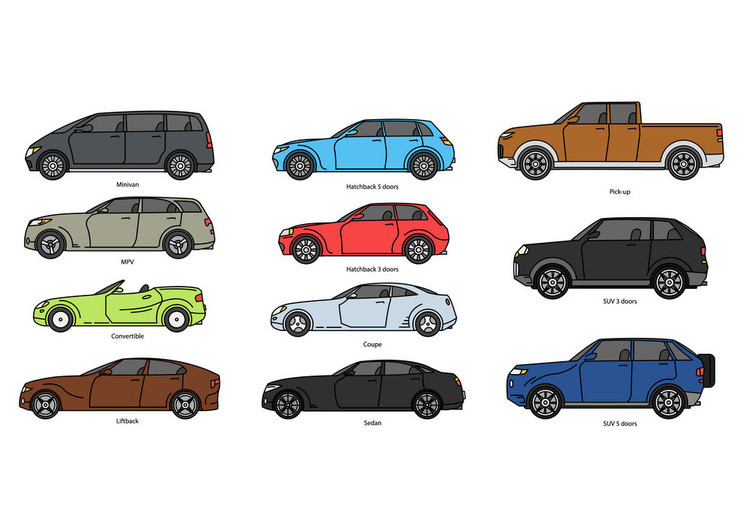
#> input picture img/car.jpg, 750 x 509 px, found by its file name
$ jupyter execute 18.ipynb
#> lines starting #> are read from the running program, lines starting #| are printed output that depends on the picture; after the words box and inside, x2 and y2 are one past the last pixel; in counts of white or black regions, pixels touching at a corner belong together
[cell 1]
import numpy as np
import matplotlib.pyplot as plt
from scipy import ndimage
from PIL import Image

[cell 2]
image = Image.open('C:/Users/ducth/Documents/hoctap/thigiacmaytinh/img/car.jpg')
#> image is the input picture: PIL image 750x509 RGB; mean R, G, B 211.4, 210.2, 209

[cell 3]
gray_image = image.convert('L')
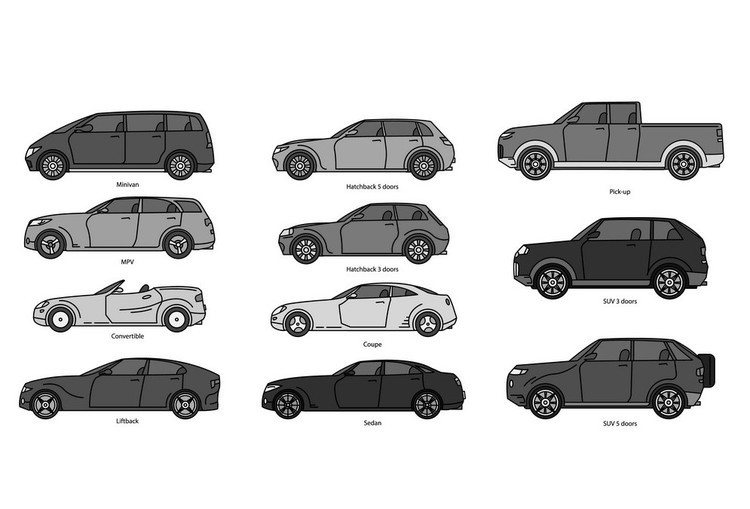
#> gray_image: PIL image 750x509 L; min 0, max 255, mean 210.4
image_array = np.array(gray_image)

[cell 4]
#chuyen sang anh nhi phan
binary_image = 1*(image_array<200)
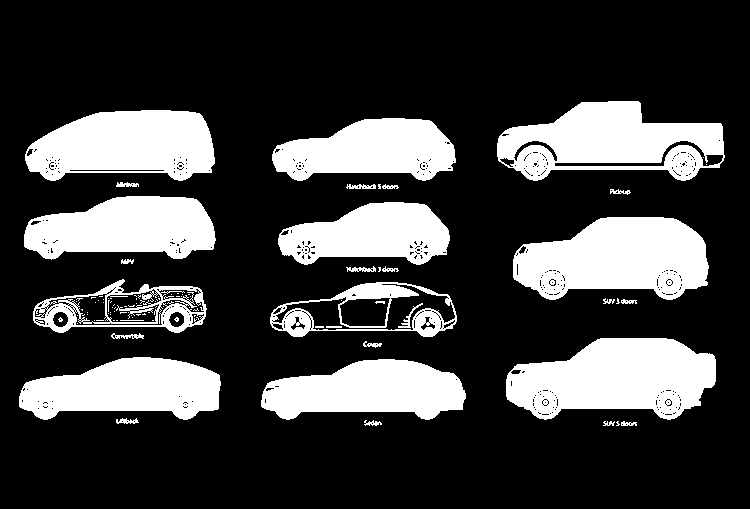
#> binary_image: shape (509, 750) int64; values 0 (black) and 1 (white), 25.1% white; 100 white regions (70 under 20 px), largest, box (x1, y1, x2, y2) and area: (506, 338, 716, 420) 12354, (513, 217, 709, 300) 11913, (497, 101, 725, 181) 11278

[cell 5]
# Danh nhan
labeled_image, num_features = ndimage.label(binary_image)
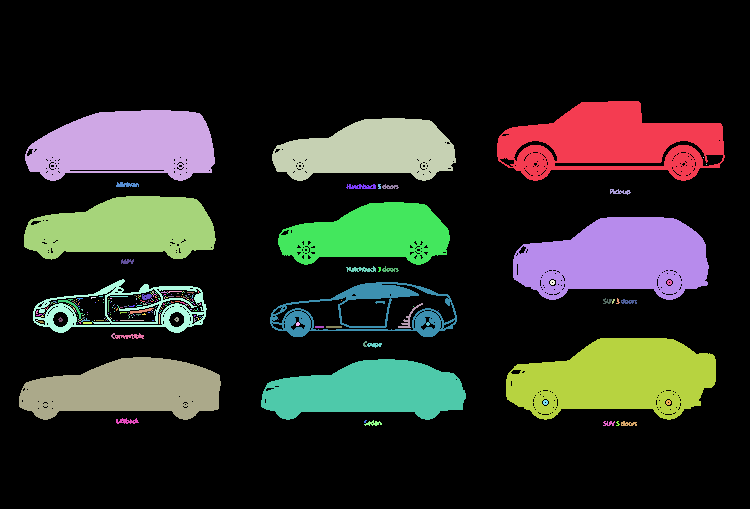
#> labeled_image: shape (509, 750) int32; 283 distinct labels, from 0 to 282; one colour per label, 0 black
#> num_features = 282

# Tao luoi subplot voi 3 dong 1 cot
fig, axs = plt.subplots(3, 1, figsize=(50, 50))

plt.subplot(3,1,1)
plt.imshow(gray_image, cmap='gray')
plt.title("Anh xam")

plt.subplot(3,1,2)
plt.imshow(binary_image, cmap='gray')
plt.title("Anh nhi phan")

plt.subplot(3,1,3)
plt.imshow(labeled_image, cmap='gray')
plt.title(f"Da danh nhan ({num_features} doi tuong)")

plt.show();
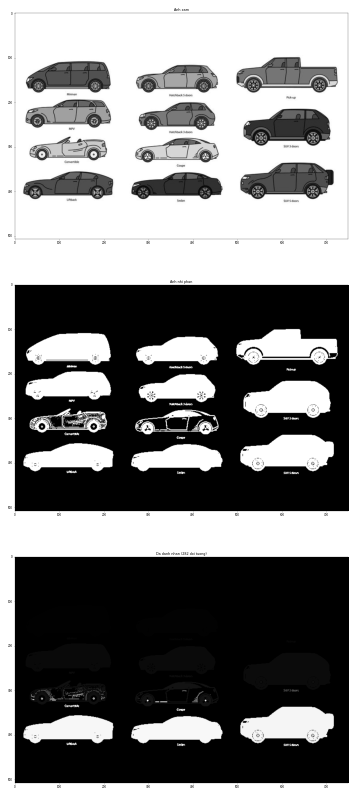
#> figure drawn by matplotlib, 3 panels

[cell 6]
# Thuc hien opening de loai bo nhieu va noi doi tuong
opened_image = ndimage.binary_opening(binary_image, structure=np.ones((5,5)))
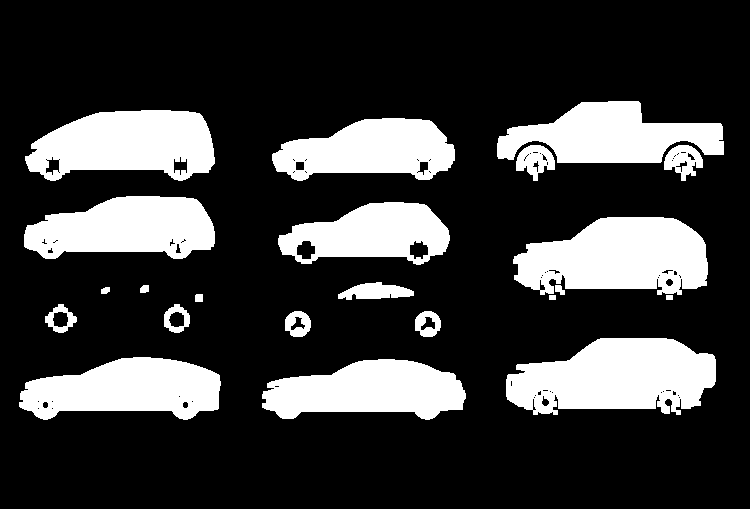
#> opened_image: shape (509, 750) bool; 23% white; 22 white regions, largest, box (x1, y1, x2, y2) and area: (506, 338, 716, 415) 11965, (513, 217, 708, 295) 11371, (25, 110, 215, 181) 9854

# Danh nhan
labeled_image, num_features = ndimage.label(opened_image)
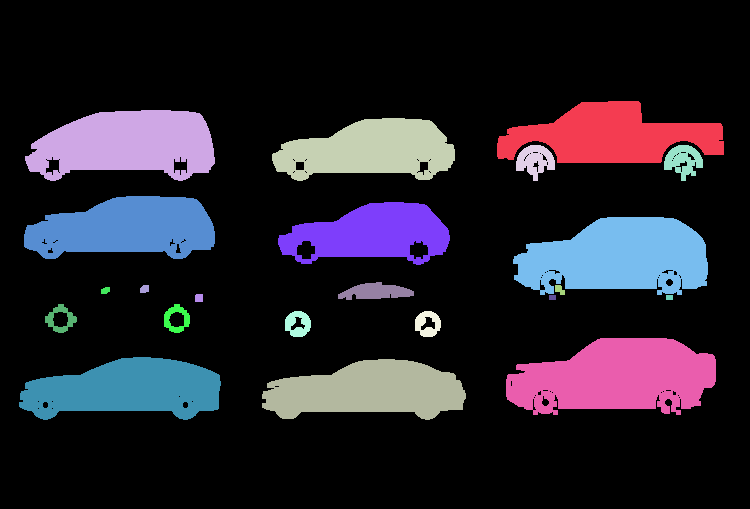
#> labeled_image: shape (509, 750) int32; 23 distinct labels, from 0 to 22; one colour per label, 0 black
#> num_features = 22

# Tao luoi subplot
fig, axs = plt.subplots(4, 1, figsize=(50, 50))

plt.subplot(4,1,1)
plt.imshow(gray_image, cmap='gray')
plt.title("Anh xam")

plt.subplot(4,1,2)
plt.imshow(binary_image, cmap='gray')
plt.title("Anh nhi phan")

plt.subplot(4,1,3)
plt.imshow(opened_image, cmap='gray')
plt.title("Anh sau opening")


plt.subplot(4,1,4)
plt.imshow(labeled_image, cmap='gray')
plt.title(f"Da danh nhan~ ({num_features} Doi tuong)")

plt.show();
